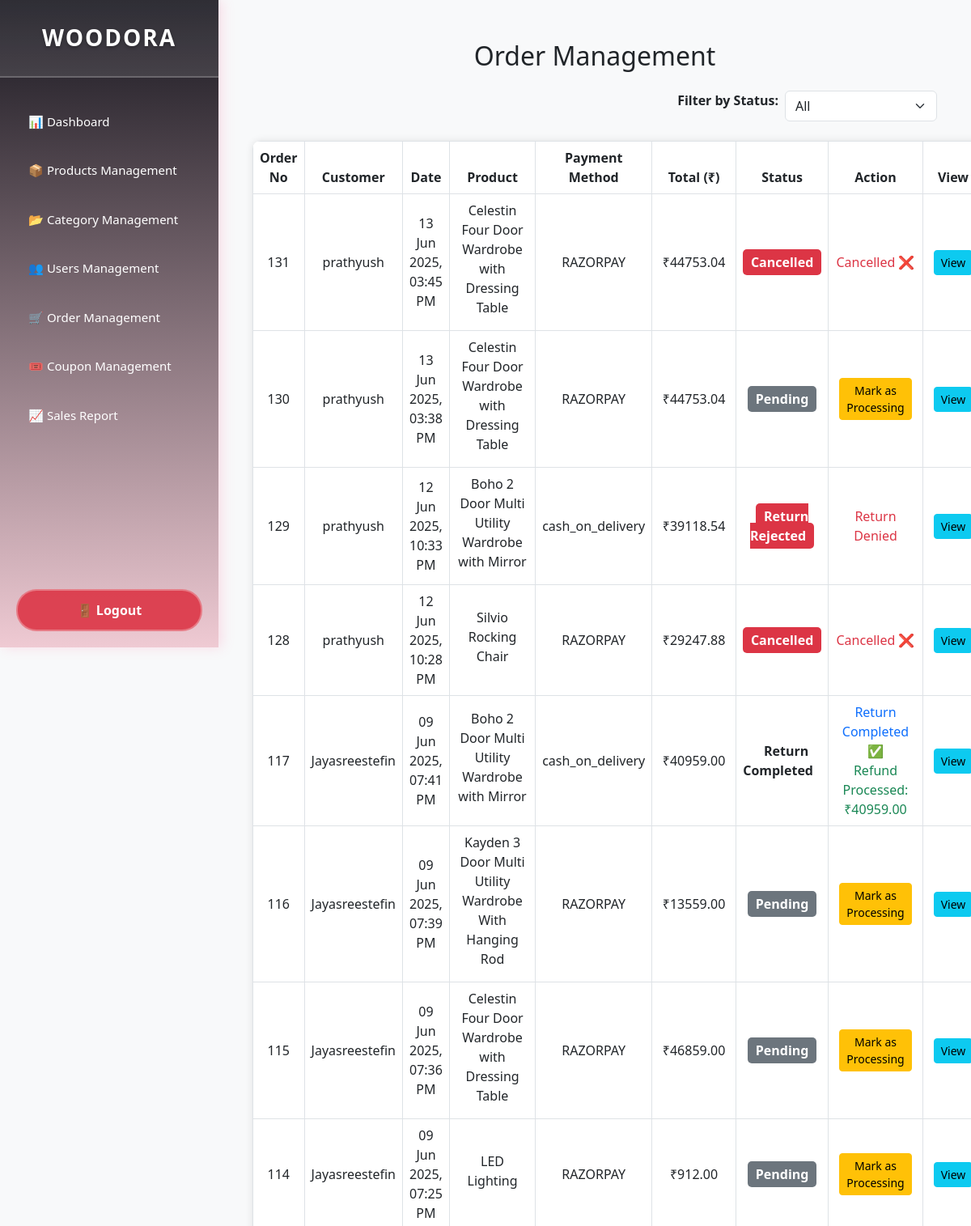
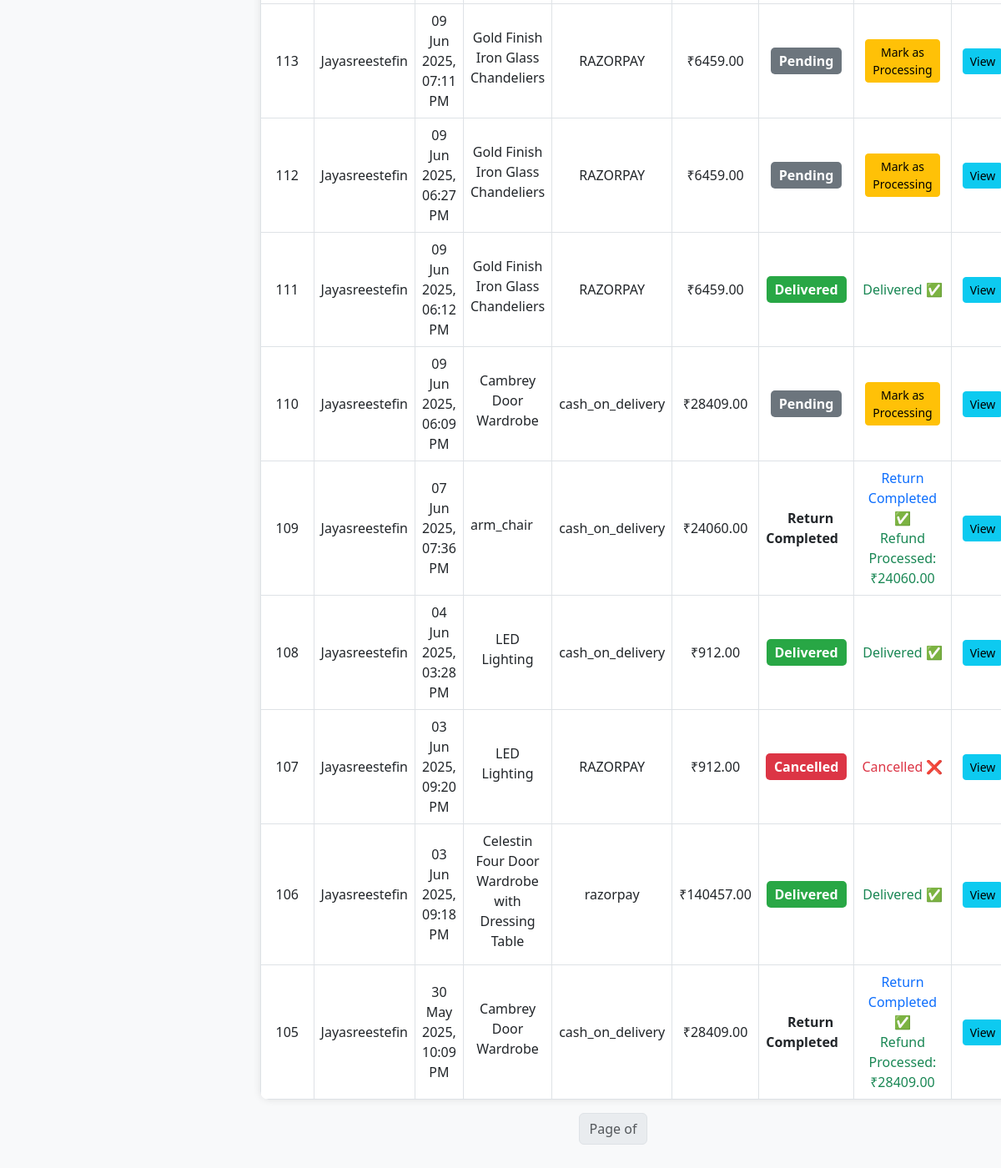
The page /custom_admin/order/ (signed in) on the database its author committed (2 pictures, top to bottom).
### products/models.py (models this page shows, shortened)
class Order(models.Model):
    user = models.ForeignKey(settings.AUTH_USER_MODEL, on_delete=models.CASCADE)
    address = models.ForeignKey(Address, null=True, blank=True, on_delete=models.SET_NULL)
    total_price = models.DecimalField(max_digits=10, decimal_places=2, default=Decimal('0.00'))
    first_name = models.CharField(max_length=100, blank=True, null=True)
    last_name = models.CharField(max_length=100, blank=True, null=True)
    postcode = models.CharField(max_length=20, blank=True, null=True)
    mobile = models.CharField(max_length=20, blank=True, null=True)
    house_no = models.CharField(max_length=50, blank=True, null=True)
    street_address = models.CharField(max_length=255, blank=True, null=True)
    STATUS_CHOICES = [
        ("Pending", "Pending"),
        ('Processing', 'Processing'),
        ("Shipped", "Shipped"),
        ("Delivered", "Delivered"),
        ("Cancelled", "Cancelled"),
        ("Return Requested", "Return Requested"),
        ("Return Accepted", "Return Accepted"),
        ("Return Rejected", "Return Rejected"),
        ('Return Completed', 'Return Completed'),
    ]
    status = models.CharField(max_length=50, choices=STATUS_CHOICES, default='Pending',)
    payment_method = models.CharField(max_length=100, choices=[('COD', 'Cash on Delivery'),('RAZORPAY', 'Razorpay'),('PAYPAL', 'PayPal'),])
    cod_transaction_id = models.CharField(max_length=100, blank=True, null=True, unique=True)
    created_at = models.DateTimeField(auto_now_add=True)
    discount_amount = models.DecimalField(max_digits=10, decimal_places=2, default=Decimal('0.00'))
    razorpay_order_id = models.CharField(max_length=100, blank=True, null=True)
    razorpay_payment_id = models.CharField(max_length=100, blank=True, null=True)
    paypal_payment_id = models.CharField(max_length=100, blank=True, null=True)
    transaction_details = models.JSONField(blank=True, null=True)
    payment_status = models.CharField(max_length=20, default='Pending')  # New field
    paypal_transaction_id = models.CharField(max_length=100, blank=True, null=True)
    delivery_date = models.DateTimeField(blank=True, null=True)
    delivery_charge = models.DecimalField(max_digits=10, decimal_places=2, default=Decimal('0.00'))
    date = models.DateTimeField(auto_now_add=True)
    coupon = models.ForeignKey('Coupon', on_delete=models.SET_NULL, null=True, blank=True)
    coupon_code = models.CharField(max_length=50, null=True, blank=True)

class OrderItem(models.Model):
    order = models.ForeignKey(Order, on_delete=models.CASCADE, related_name="order_items")
    product = models.ForeignKey(Product, on_delete=models.CASCADE, related_name="order_products")
    quantity = models.PositiveIntegerField(default=1)
    price = models.DecimalField(max_digits=10, decimal_places=2, blank=True, null=True)
    status = models.CharField(max_length=20, default="Pending")
    cancel_reason = models.TextField(blank=True, null=True)
    returned = models.BooleanField(default=False)

class Product(models.Model):
    category = models.ForeignKey(Category, on_delete=models.CASCADE, verbose_name="Category", default=1, related_name="products")
    name = models.CharField(max_length=200, verbose_name="Product Name")
    description = models.TextField(verbose_name="Product Description")
    brand = models.CharField(max_length=100, verbose_name="Brand", blank=True, null=True)
    price = models.DecimalField(max_digits=10, decimal_places=2, verbose_name="Price")
    stock = models.PositiveIntegerField(default=0)
    original_price = models.DecimalField(max_digits=10, decimal_places=2, verbose_name="Original Price", blank=True, null=True)
    discount_percentage = models.DecimalField(max_digits=5, decimal_places=2, verbose_name="Discount Percentage", blank=True, null=True, default=0)
    stock_status = models.BooleanField(default=True, verbose_name="In Stock")
    sold = models.PositiveIntegerField(verbose_name="Units Sold", default=0)
    coupons = models.ManyToManyField('Coupon', related_name='coupon_products',blank=True)
    main_image = models.ImageField(upload_to="products/main_images/", verbose_name="Main Image",default="products/main_images/default.jpg")
    material = models.CharField(max_length=100, verbose_name="Material", blank=True, null=True)
    dimensions = models.CharField(max_length=100, verbose_name="Dimensions", blank=True, null=True)
    weight = models.DecimalField(max_digits=5, decimal_places=2, verbose_name="Weight (kg)", blank=True, null=True)
    warranty = models.CharField(max_length=100, verbose_name="Warranty", blank=True, null=True)
    updated_at = models.DateTimeField(auto_now=True)
    is_active = models.BooleanField(default=True)
    created_at = models.DateTimeField(auto_now_add=True)
    is_deleted = models.BooleanField(default=False)

### home/models.py (models this page shows, shortened)
class CustomUser(AbstractUser):
    email = models.EmailField(unique=True)

### custom_admin/views.py (the view)
# urls.py: path('order/', views.order_list, name='order_list'),
@login_required
def order_list(request):
    orders = Order.objects.all().select_related('user', 'address')
    return render(request, 'custom_admin/order_management.html', {'orders': orders})

### home/context_processors.py (called while the page is built)
def breadcrumbs(request):
    path_parts = request.path.strip('/').split('/')
    breadcrumbs = [{'title': 'Home', 'url': '/'}]
    if not path_parts or path_parts == ['']:
        return {'breadcrumbs': breadcrumbs}
    url = ''
    for i, part in enumerate(path_parts):
        url += f'/{part}'
        title = part.replace('-', ' ').title()
        if path_parts[0] == 'products' and path_parts[1] == 'products_details' and part.isdigit():
            try:
                product = Product.objects.get(id=part)
                title = product.name
            except Product.DoesNotExist:
                title = 'Product Not Found'
        breadcrumbs.append({'title': title, 'url': url})
    return {'breadcrumbs': breadcrumbs}

### products/context_processors.py (called while the page is built)
def cart_item_count(request):
    count = 0
    if request.user.is_authenticated:
        try:
            cart = Cart.objects.get(user=request.user)
            count = CartItem.objects.filter(cart=cart).count()
        except Cart.DoesNotExist:
            count = 0
    return {'cart_count': count}

### templates/custom_admin/order_management.html (shortened to what this page needs)
{% extends 'custom_admin/index.html' %}
{% load static %}
{% block content %}
<!DOCTYPE html>
<html lang="en">
<head>
    <link rel="stylesheet" href="https://cdn.jsdelivr.net/npm/bootstrap@5.3.0/dist/css/bootstrap.min.css">
</head>
<body>
<div class="container">
    <h2 class="text-center mb-4">Order Management</h2>
    <form method="get" class="mb-4 d-flex justify-content-end">
        <label class="me-2 fw-bold">Filter by Status:</label>
        <select name="status" onchange="this.form.submit()" class="form-select w-auto">
            <option value="All" {% if status_filter == 'All' or not status_filter %}selected{% endif %}>All</option>
        </select>
    </form>
    <table class="table table-bordered table-hover">
        <thead>
            <tr>
                <th>Order No</th>
                <th>Customer</th>
                <th>Date</th>
                <th>Product</th>
                <th>Payment Method</th>
                <th>Total (₹)</th>
                <th>Status</th>
                <th>Action</th>
                <th>View</th>
            </tr>
        </thead>
        <tbody>
            {% for order in orders|dictsortreversed:"id" %}
            <tr>
                <td>{{ order.id }}</td>
                <td>{{ order.user.username }}</td>
                <td>{{ order.created_at|date:"d M Y, h:i A" }}</td>
                <td>
                    {% for item in order.order_items.all %}
                        <div class="d-flex align-items-center mb-2">
                            <span>{{ item.product.name }}</span>
                        </div>
                    {% empty %}
                        <span class="text-muted">No products</span>
                    {% endfor %}
                </td>
                <td>{{ order.payment_method }}</td>
                <td>₹{{ order.total_price }}</td>
                <td>
                    <span class="status-badge
                        {% if order.status == 'Processing' %}status-processing
                        {% elif order.status == 'Pending' %}status-pending
                        {% elif order.status == 'Shipped' %}status-shipped
                        {% elif order.status == 'Delivered' %}status-delivered
                        {% elif order.status == 'Cancelled' %}status-cancelled
                        {% elif order.status == 'Return Requested' %}status-warning
                        {% elif order.status == 'Return Accepted' %}status-success
                        {% elif order.status == 'Return Rejected' %}status-danger
                        {% endif %}">
                        {{ order.status }}
                    </span>
                </td>
                <td class="action-buttons">
                    {% if order.status == "Pending" %}
                        <a href="{% url 'custom_admin:change_order_status' order.id 'Processing' %}" class="btn btn-warning btn-sm">Mark as Processing</a>
                    {% elif order.status == "Processing" %}
                        <a href="{% url 'custom_admin:change_order_status' order.id 'Shipped' %}" class="btn btn-info btn-sm">Mark as Shipped</a>
                    {% elif order.status == "Shipped" %}
                        <a href="{% url 'custom_admin:change_order_status' order.id 'Delivered' %}" class="btn btn-success btn-sm">Mark as Delivered</a>
                    {% elif order.status == "Delivered" %}
                        <span class="text-success">Delivered ✅</span>
                    {% elif order.status == "Cancelled" %}
                        <span class="text-danger">Cancelled ❌</span>
                    {% elif order.status == "Return Requested" %}
                        <a href="{% url 'custom_admin:change_order_status' order.id 'Return Accepted' %}" class="btn btn-success btn-sm">Accept Return</a>
                        <a href="{% url 'custom_admin:change_order_status' order.id 'Return Rejected' %}" class="btn btn-danger btn-sm">Reject Return</a>
                    {% elif order.status == "Return Accepted" %}
                        <a href="{% url 'custom_admin:change_order_status' order.id 'Return Completed' %}" class="btn btn-primary btn-sm">Complete Return</a>
                    {% elif order.status == "Return Completed" %}
                        <span class="text-primary">Return Completed ✅</span><br>
                        <span class="text-success">Refund Processed: ₹{{ order.total_price }}</span>
                    {% elif order.status == "Return Rejected" %}
                        <span class="text-danger">Return Denied</span>
                    {% endif %}
                </td>
                <td class="action-buttons">
                    <a href="{% url 'custom_admin:view_order_details' order.id %}" class="btn btn-info btn-sm">View</a>
                </td>
            </tr>
            {% empty %}
            <tr>
                <td colspan="9" class="text-center text-muted">No orders available.</td>
            </tr>
            {% endfor %}
        </tbody>
    </table>
    <nav>
        <ul class="pagination justify-content-center">
            <li class="page-item disabled"><a class="page-link">Page {{ orders.number }} of {{ orders.paginator.num_pages }}</a></li>
        </ul>
    </nav>
</div>
</body>
</html>
{% endblock %}

### templates/custom_admin/index.html (style rules this page uses)
body { margin: 0; padding: 0; font-family: 'Segoe UI', Tahoma, Geneva, Verdana, sans-serif; background-color: #fef7f0; }

### templates/custom_admin/order_management.html (style rules this page uses)
body { background-color: #f8f9fa; }
.container { margin-top: 20px; }
.table { background-color: white; border-radius: 10px; overflow: hidden; box-shadow: 0px 0px 10px rgba(0, 0, 0, 0.1); }
th { background-color: #007bff; color: white; text-align: center; }
td { text-align: center; vertical-align: middle; }
.status-badge { padding: 5px 10px; border-radius: 5px; font-weight: bold; }
.status-delivered { background-color: #28a745; color: white; }
.status-cancelled { background-color: #dc3545; color: white; }
.status-danger { background-color: #dc3545; color: white; }
.status-pending { background-color: #6c757d; color: white; }
.action-buttons a { margin: 5px; }

### rows shown on the page
Order: id "131", user.username "prathyush", created_at "13 Jun 2025, 03:45 PM", payment_method "RAZORPAY", total_price "44753.04", status "Cancelled", shows "Cancelled ❌"
OrderItem: product.name "Celestin Four Door Wardrobe with Dressing Table"
Order: id "130", user.username "prathyush", created_at "13 Jun 2025, 03:38 PM", payment_method "RAZORPAY", total_price "44753.04", status "Pending", shows "Mark as Processing"
OrderItem: product.name "Celestin Four Door Wardrobe with Dressing Table"
Order: id "129", user.username "prathyush", created_at "12 Jun 2025, 10:33 PM", payment_method "cash_on_delivery", total_price "39118.54", status "Return Rejected", shows "Return Denied"
OrderItem: product.name "Boho 2 Door Multi Utility Wardrobe with Mirror"
Order: id "128", user.username "prathyush", created_at "12 Jun 2025, 10:28 PM", payment_method "RAZORPAY", total_price "29247.88", status "Cancelled", shows "Cancelled ❌"
OrderItem: product.name "Silvio Rocking Chair"
Order: id "117", user.username "Jayasreestefin", created_at "09 Jun 2025, 07:41 PM", payment_method "cash_on_delivery", total_price "40959.00", status "Return Completed"
OrderItem: product.name "Boho 2 Door Multi Utility Wardrobe with Mirror"
Order: id "116", user.username "Jayasreestefin", created_at "09 Jun 2025, 07:39 PM", payment_method "RAZORPAY", total_price "13559.00", status "Pending", shows "Mark as Processing"
OrderItem: product.name "Kayden 3 Door Multi Utility Wardrobe With Hanging Rod"
Order: id "115", user.username "Jayasreestefin", created_at "09 Jun 2025, 07:36 PM", payment_method "RAZORPAY", total_price "46859.00", status "Pending", shows "Mark as Processing"
OrderItem: product.name "Celestin Four Door Wardrobe with Dressing Table"
Order: id "114", user.username "Jayasreestefin", created_at "09 Jun 2025, 07:25 PM", payment_method "RAZORPAY", total_price "912.00", status "Pending", shows "Mark as Processing"
OrderItem: product.name "LED Lighting"
Order: id "113", user.username "Jayasreestefin", created_at "09 Jun 2025, 07:11 PM", payment_method "RAZORPAY", total_price "6459.00", status "Pending", shows "Mark as Processing"
OrderItem: product.name "Gold Finish Iron Glass Chandeliers"
Order: id "112", user.username "Jayasreestefin", created_at "09 Jun 2025, 06:27 PM", payment_method "RAZORPAY", total_price "6459.00", status "Pending", shows "Mark as Processing"
OrderItem: product.name "Gold Finish Iron Glass Chandeliers"
Order: id "111", user.username "Jayasreestefin", created_at "09 Jun 2025, 06:12 PM", payment_method "RAZORPAY", total_price "6459.00", status "Delivered", shows "Delivered ✅"
OrderItem: product.name "Gold Finish Iron Glass Chandeliers"
Order: id "110", user.username "Jayasreestefin", created_at "09 Jun 2025, 06:09 PM", payment_method "cash_on_delivery", total_price "28409.00", status "Pending", shows "Mark as Processing"
OrderItem: product.name "Cambrey Door Wardrobe"
Order: id "109", user.username "Jayasreestefin", created_at "07 Jun 2025, 07:36 PM", payment_method "cash_on_delivery", total_price "24060.00", status "Return Completed"
OrderItem: product.name "arm_chair"
Order: id "108", user.username "Jayasreestefin", created_at "04 Jun 2025, 03:28 PM", payment_method "cash_on_delivery", total_price "912.00", status "Delivered", shows "Delivered ✅"
OrderItem: product.name "LED Lighting"
Order: id "107", user.username "Jayasreestefin", created_at "03 Jun 2025, 09:20 PM", payment_method "RAZORPAY", total_price "912.00", status "Cancelled", shows "Cancelled ❌"
OrderItem: product.name "LED Lighting"
Order: id "106", user.username "Jayasreestefin", created_at "03 Jun 2025, 09:18 PM", payment_method "razorpay", total_price "140457.00", status "Delivered", shows "Delivered ✅"
OrderItem: product.name "Celestin Four Door Wardrobe with Dressing Table"
Order: id "105", user.username "Jayasreestefin", created_at "30 May 2025, 10:09 PM", payment_method "cash_on_delivery", total_price "28409.00", status "Return Completed"
OrderItem: product.name "Cambrey Door Wardrobe"
